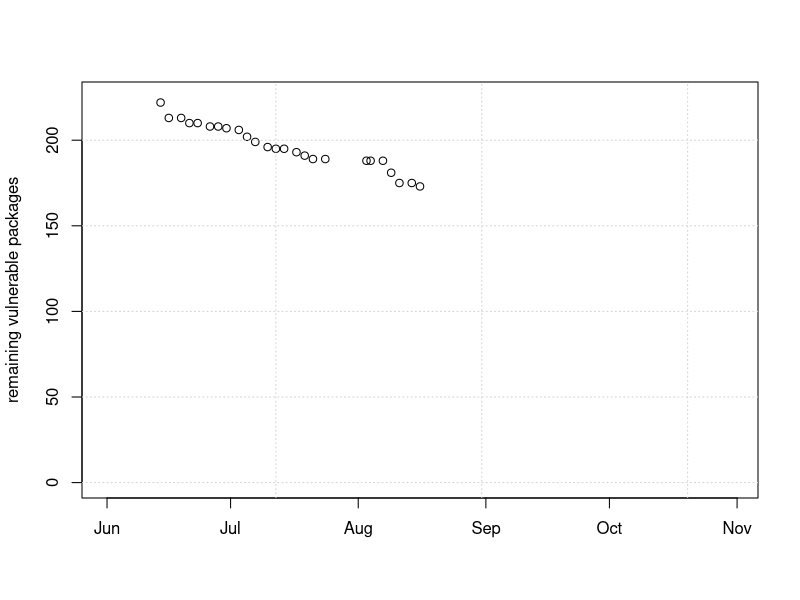

R code for this plot:
## ---- chunk 1
knitr::opts_chunk$set(echo = TRUE, paged.print=FALSE)
## ---- chunk 2
cl <- read.csv("../watchlist_output/count_series.csv")
plot(watchlist_length ~ I(as.Date(date)), cl, ylim=c(0, 225), xlim=as.Date(c("2023-06-01", "2023-10-31")), xlab="", ylab="remaining vulnerable packages")
grid()
